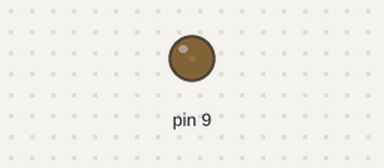
Bench run of a sketch on a simulated Arduino Uno, built with avr-gcc and run on an emulated ATmega328P. On the bench: output pins drawn as LEDs (lit = HIGH).

Above: at 0.05 s.
At 1.15 s:
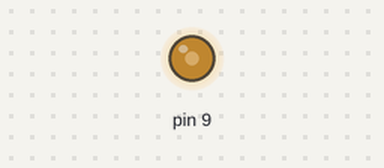
At 2.3 s:
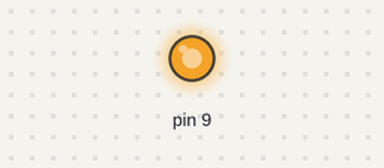
At 4.55 s:
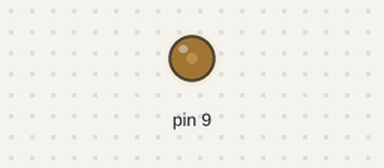
Timing chart, 0 to 6.6 s (numbered marks = the images above):
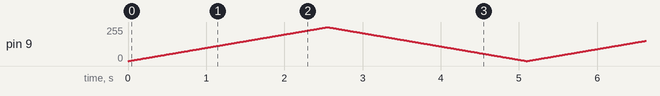

The sketch:

analog_output_generation.ino
```cpp
/*
 * Create a triangle wave output
 * Arduino
 *
 *
 * @author  Eric Larson
 ******************************************************************************/


/* initialization code */
void setup() {

    // setup switch pin as an output
    pinMode(9, INPUT);

}

/* mainloop - runs forever */
void loop() {
  for(int analogValue = 0; analogValue<255; analogValue++){
      analogWrite(9,analogValue);
      delay(10);
  }
  for(int analogValue = 254; analogValue>0; analogValue--){
      analogWrite(9,analogValue);
      delay(10);
  }

}
```
